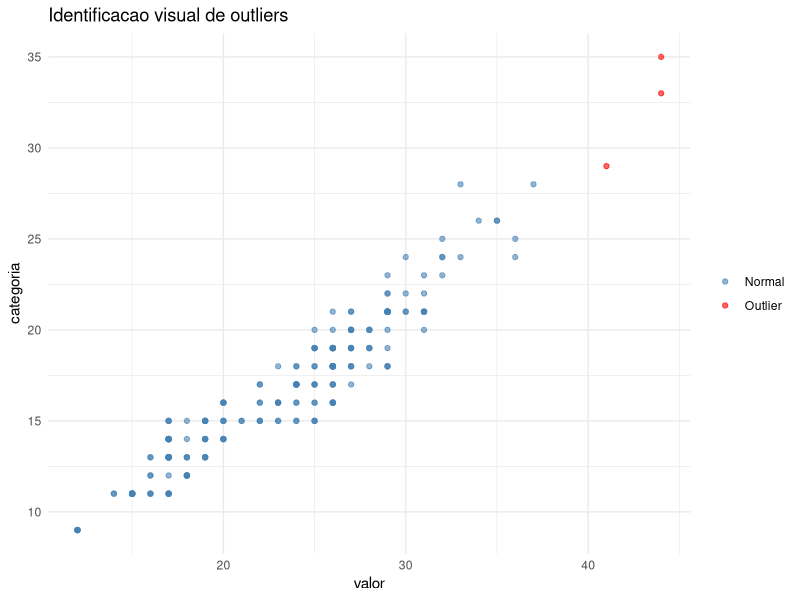

The R source for this figure:
library(ggplot2)
library(dplyr)

df <- ggplot2::mpg %>% dplyr::select(categoria = cty   , valor = hwy)

Quantiles <- quantile(df$valor, probs = c(0.25, 0.5, 0.75))
IQR <- Quantiles[3] - Quantiles[1]

cerca_inf <- Quantiles[1] - 1.5*IQR
cerca_sup <- Quantiles[3] + 1.5*IQR


# Scatter plot com outliers destacados
df <- df %>%
  mutate(is_outlier = valor < cerca_inf | valor > cerca_sup)

ggplot(df, aes(x = valor, y = categoria,
               color = is_outlier)) +
  geom_point(alpha = 0.6) +
  scale_color_manual(values = c("FALSE" = "steelblue",
                                "TRUE"  = "red"),
                     labels = c("Normal", "Outlier")) +
  # scale_size_manual(values  = c("FALSE" = 1.5,
  #                               "TRUE"  = 3)) +
  labs(title = "Identificacao visual de outliers",
       color = NULL, size = NULL) +
  theme_minimal()
